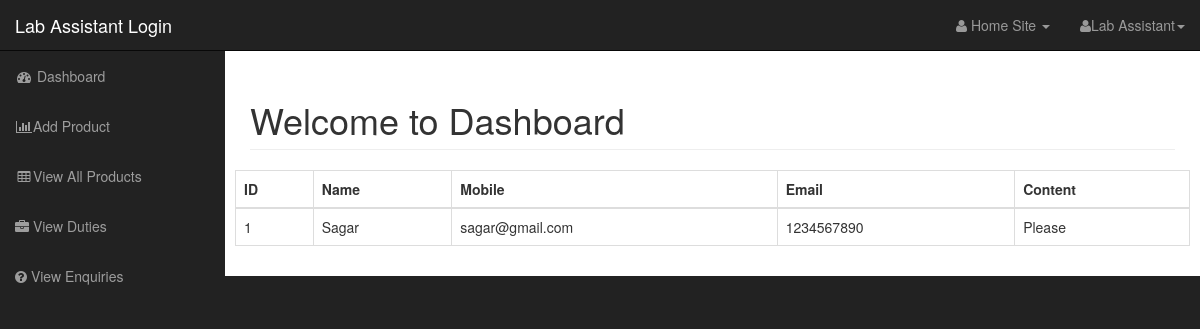
Screenshot of /lab_assistant/dashboard.php?source=view_all_enquiries (signed in) with the database file from the repository.
### tables this page shows
CREATE TABLE `contact_us` (
  `id` int(11) NOT NULL,
  `name` varchar(255) NOT NULL,
  `email` varchar(255) NOT NULL,
  `mobile` int(11) NOT NULL,
  `comment` varchar(255) NOT NULL,
  `branch` varchar(255) NOT NULL
);

### lab_assistant/view_all_enquiries.php (the view)
<form action="" method="POST">
 <table class="table table-bordered table-hover">
     <tr>
         <th>ID</th>
         <th>Name</th>
         <th>Mobile</th>
         <th>Email</th>
         <th>Content</th>
     </tr>
     <tbody>
         <?php
             $query = "SELECT * FROM contact_us";
             $enquiry_query = mysqli_query($connection, $query);
             while($row = mysqli_fetch_assoc($enquiry_query)){
                 $id = $row['id'];
                 $name = $row['name'];
                  $email = $row['email'];
                 $mobile = $row['mobile'];
                 $content = $row['comment'];
                 echo "<tr>";
                     echo "<td>$id</td>";
                     echo "<td>$name</td>";
                     echo "<td>$email</td>";
                     echo "<td>$mobile</td>";
                     echo "<td>$content</td>";
                 echo "</tr>";
             }
         ?>
     </tbody>
 </table>
 </form>

### lab_assistant/css/sb-admin.css (style rules this page uses)
body { margin-top: 100px; background-color: #222; }
@media (min-width:768px) { body { margin-top: 50px; } }

### rows the page displays
contact_us: id "1", name "Sagar", email "sagar@gmail.com", mobile "1234567890", comment "Please"
